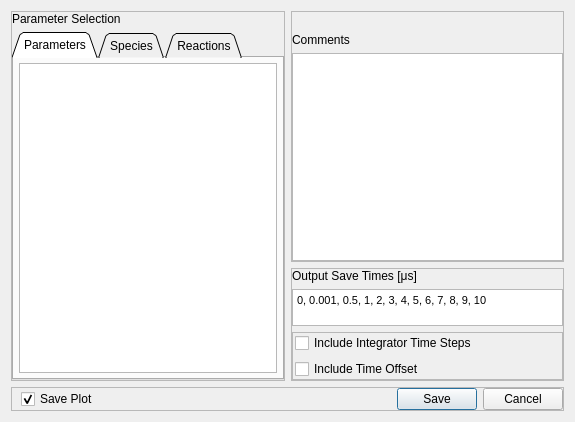
<?xml version="1.0" encoding="UTF-8"?>
<ui version="4.0">
 <class>Dialog</class>
 <widget class="QDialog" name="Dialog">
  <property name="geometry">
   <rect>
    <x>0</x>
    <y>0</y>
    <width>575</width>
    <height>422</height>
   </rect>
  </property>
  <property name="minimumSize">
   <size>
    <width>500</width>
    <height>350</height>
   </size>
  </property>
  <property name="focusPolicy">
   <enum>Qt::StrongFocus</enum>
  </property>
  <property name="windowTitle">
   <string>Save</string>
  </property>
  <property name="windowIcon">
   <iconset>
    <normaloff>graphics/main_icon.png</normaloff>graphics/main_icon.png</iconset>
  </property>
  <layout class="QGridLayout" name="gridLayout_3">
   <item row="0" column="0" rowspan="2">
    <widget class="QFrame" name="frame_4">
     <property name="sizePolicy">
      <sizepolicy hsizetype="Preferred" vsizetype="Preferred">
       <horstretch>0</horstretch>
       <verstretch>0</verstretch>
      </sizepolicy>
     </property>
     <property name="frameShape">
      <enum>QFrame::StyledPanel</enum>
     </property>
     <property name="frameShadow">
      <enum>QFrame::Raised</enum>
     </property>
     <layout class="QGridLayout" name="gridLayout_4">
      <property name="leftMargin">
       <number>0</number>
      </property>
      <property name="topMargin">
       <number>0</number>
      </property>
      <property name="rightMargin">
       <number>0</number>
      </property>
      <property name="bottomMargin">
       <number>0</number>
      </property>
      <item row="0" column="0">
       <widget class="QLabel" name="label_2">
        <property name="text">
         <string>Parameter Selection</string>
        </property>
       </widget>
      </item>
      <item row="1" column="0">
       <widget class="QTabWidget" name="tabWidget">
        <property name="tabPosition">
         <enum>QTabWidget::North</enum>
        </property>
        <property name="tabShape">
         <enum>QTabWidget::Triangular</enum>
        </property>
        <property name="currentIndex">
         <number>0</number>
        </property>
        <widget class="QWidget" name="tab">
         <attribute name="title">
          <string>Parameters</string>
         </attribute>
         <layout class="QGridLayout" name="gridLayout_6">
          <property name="leftMargin">
           <number>5</number>
          </property>
          <property name="topMargin">
           <number>5</number>
          </property>
          <property name="rightMargin">
           <number>5</number>
          </property>
          <property name="bottomMargin">
           <number>5</number>
          </property>
          <item row="0" column="0">
           <widget class="QListWidget" name="parameters_list_widget"/>
          </item>
         </layout>
        </widget>
        <widget class="QWidget" name="tab_2">
         <attribute name="title">
          <string>Species</string>
         </attribute>
         <layout class="QGridLayout" name="gridLayout_7">
          <property name="leftMargin">
           <number>5</number>
          </property>
          <property name="topMargin">
           <number>5</number>
          </property>
          <property name="rightMargin">
           <number>5</number>
          </property>
          <property name="bottomMargin">
           <number>5</number>
          </property>
          <item row="0" column="0">
           <widget class="QListWidget" name="species_list_widget"/>
          </item>
         </layout>
        </widget>
        <widget class="QWidget" name="tab_3">
         <attribute name="title">
          <string>Reactions</string>
         </attribute>
         <layout class="QGridLayout" name="gridLayout_8">
          <property name="leftMargin">
           <number>5</number>
          </property>
          <property name="topMargin">
           <number>5</number>
          </property>
          <property name="rightMargin">
           <number>5</number>
          </property>
          <property name="bottomMargin">
           <number>5</number>
          </property>
          <item row="0" column="0">
           <widget class="QListWidget" name="reactions_list_widget"/>
          </item>
         </layout>
        </widget>
       </widget>
      </item>
     </layout>
    </widget>
   </item>
   <item row="0" column="1">
    <widget class="QFrame" name="frame_3">
     <property name="sizePolicy">
      <sizepolicy hsizetype="Preferred" vsizetype="Preferred">
       <horstretch>0</horstretch>
       <verstretch>5</verstretch>
      </sizepolicy>
     </property>
     <property name="frameShape">
      <enum>QFrame::StyledPanel</enum>
     </property>
     <property name="frameShadow">
      <enum>QFrame::Raised</enum>
     </property>
     <layout class="QGridLayout" name="gridLayout">
      <property name="leftMargin">
       <number>0</number>
      </property>
      <property name="topMargin">
       <number>0</number>
      </property>
      <property name="rightMargin">
       <number>0</number>
      </property>
      <property name="bottomMargin">
       <number>0</number>
      </property>
      <item row="2" column="0">
       <widget class="QPlainTextEdit" name="comment_box"/>
      </item>
      <item row="1" column="0">
       <widget class="QLabel" name="label">
        <property name="text">
         <string>Comments</string>
        </property>
       </widget>
      </item>
      <item row="0" column="0">
       <spacer name="verticalSpacer">
        <property name="orientation">
         <enum>Qt::Vertical</enum>
        </property>
        <property name="sizeType">
         <enum>QSizePolicy::Fixed</enum>
        </property>
        <property name="sizeHint" stdset="0">
         <size>
          <width>20</width>
          <height>21</height>
         </size>
        </property>
       </spacer>
      </item>
     </layout>
    </widget>
   </item>
   <item row="1" column="1">
    <widget class="QFrame" name="frame_2">
     <property name="sizePolicy">
      <sizepolicy hsizetype="Preferred" vsizetype="Minimum">
       <horstretch>0</horstretch>
       <verstretch>0</verstretch>
      </sizepolicy>
     </property>
     <property name="frameShape">
      <enum>QFrame::StyledPanel</enum>
     </property>
     <property name="frameShadow">
      <enum>QFrame::Raised</enum>
     </property>
     <layout class="QGridLayout" name="gridLayout_2">
      <property name="leftMargin">
       <number>0</number>
      </property>
      <property name="topMargin">
       <number>0</number>
      </property>
      <property name="rightMargin">
       <number>0</number>
      </property>
      <property name="bottomMargin">
       <number>0</number>
      </property>
      <item row="2" column="0">
       <widget class="QFrame" name="frame">
        <property name="frameShape">
         <enum>QFrame::StyledPanel</enum>
        </property>
        <property name="frameShadow">
         <enum>QFrame::Raised</enum>
        </property>
        <layout class="QGridLayout" name="gridLayout_9">
         <property name="leftMargin">
          <number>2</number>
         </property>
         <property name="topMargin">
          <number>0</number>
         </property>
         <property name="bottomMargin">
          <number>0</number>
         </property>
         <item row="0" column="0">
          <widget class="QCheckBox" name="include_integrator_time_box">
           <property name="text">
            <string>Include Integrator Time Steps</string>
           </property>
          </widget>
         </item>
         <item row="1" column="0">
          <widget class="QCheckBox" name="include_time_offset_box">
           <property name="text">
            <string>Include Time Offset</string>
           </property>
          </widget>
         </item>
        </layout>
       </widget>
      </item>
      <item row="1" column="0">
       <widget class="QTextEdit" name="output_times_box">
        <property name="sizePolicy">
         <sizepolicy hsizetype="Preferred" vsizetype="MinimumExpanding">
          <horstretch>0</horstretch>
          <verstretch>0</verstretch>
         </sizepolicy>
        </property>
        <property name="maximumSize">
         <size>
          <width>16777215</width>
          <height>37</height>
         </size>
        </property>
        <property name="toolTip">
         <string>&lt;html&gt;&lt;head/&gt;&lt;body&gt;&lt;p&gt;Seperate times with commas&lt;/p&gt;&lt;p&gt;Does not include Time Offset&lt;/p&gt;&lt;/body&gt;&lt;/html&gt;</string>
        </property>
        <property name="documentTitle">
         <string/>
        </property>
        <property name="html">
         <string>&lt;!DOCTYPE HTML PUBLIC &quot;-//W3C//DTD HTML 4.0//EN&quot; &quot;http://www.w3.org/TR/REC-html40/strict.dtd&quot;&gt;
&lt;html&gt;&lt;head&gt;&lt;meta name=&quot;qrichtext&quot; content=&quot;1&quot; /&gt;&lt;style type=&quot;text/css&quot;&gt;
p, li { white-space: pre-wrap; }
&lt;/style&gt;&lt;/head&gt;&lt;body style=&quot; font-family:'MS Shell Dlg 2'; font-size:8.25pt; font-weight:400; font-style:normal;&quot;&gt;
&lt;p style=&quot; margin-top:0px; margin-bottom:0px; margin-left:0px; margin-right:0px; -qt-block-indent:0; text-indent:0px;&quot;&gt;0, 0.001, 0.5, 1, 2, 3, 4, 5, 6, 7, 8, 9, 10&lt;/p&gt;&lt;/body&gt;&lt;/html&gt;</string>
        </property>
        <property name="acceptRichText">
         <bool>false</bool>
        </property>
        <property name="placeholderText">
         <string>Ex: 0, 0.001, 0.5, 1, 2, 3, 4, 5, 6, 7, 8, 9, 10</string>
        </property>
       </widget>
      </item>
      <item row="0" column="0">
       <widget class="QLabel" name="output_times_label">
        <property name="sizePolicy">
         <sizepolicy hsizetype="Preferred" vsizetype="Minimum">
          <horstretch>0</horstretch>
          <verstretch>0</verstretch>
         </sizepolicy>
        </property>
        <property name="text">
         <string>Output Save Times [μs]</string>
        </property>
       </widget>
      </item>
     </layout>
    </widget>
   </item>
   <item row="2" column="0" colspan="2">
    <widget class="QFrame" name="frame_5">
     <property name="frameShape">
      <enum>QFrame::StyledPanel</enum>
     </property>
     <property name="frameShadow">
      <enum>QFrame::Raised</enum>
     </property>
     <layout class="QGridLayout" name="gridLayout_5">
      <property name="leftMargin">
       <number>9</number>
      </property>
      <property name="topMargin">
       <number>0</number>
      </property>
      <property name="rightMargin">
       <number>0</number>
      </property>
      <property name="bottomMargin">
       <number>0</number>
      </property>
      <item row="0" column="1">
       <spacer name="horizontalSpacer">
        <property name="orientation">
         <enum>Qt::Horizontal</enum>
        </property>
        <property name="sizeHint" stdset="0">
         <size>
          <width>40</width>
          <height>20</height>
         </size>
        </property>
       </spacer>
      </item>
      <item row="0" column="0">
       <widget class="QCheckBox" name="save_plot_box">
        <property name="text">
         <string>Save Plot</string>
        </property>
        <property name="checked">
         <bool>true</bool>
        </property>
       </widget>
      </item>
      <item row="0" column="2">
       <widget class="QDialogButtonBox" name="button_box">
        <property name="standardButtons">
         <set>QDialogButtonBox::Cancel|QDialogButtonBox::Save</set>
        </property>
        <property name="centerButtons">
         <bool>false</bool>
        </property>
       </widget>
      </item>
     </layout>
    </widget>
   </item>
  </layout>
  <action name="action_Save">
   <property name="text">
    <string>&amp;Save</string>
   </property>
   <property name="shortcut">
    <string>Ctrl+S, Ctrl+Return</string>
   </property>
  </action>
 </widget>
 <resources/>
 <connections/>
</ui>
